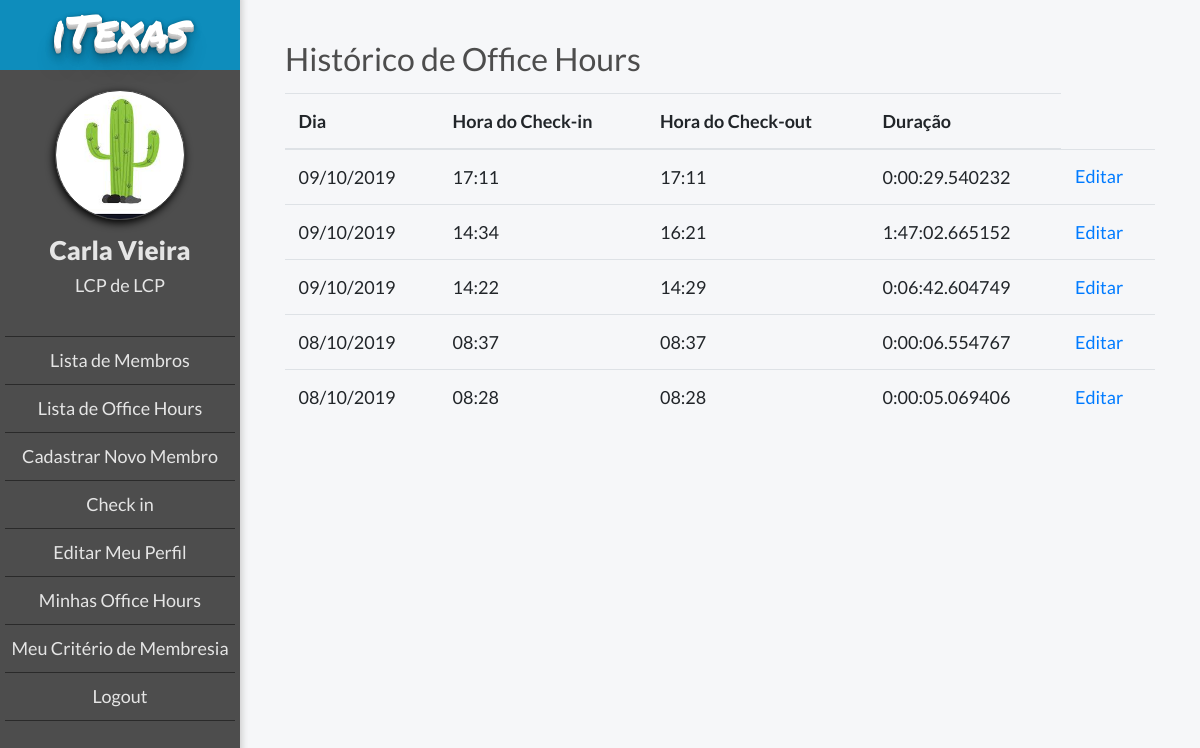
Page /office_hours/myhistory/ (signed in) on the committed database.
### members/models.py (models this page shows, shortened)
class MyUser(AbstractBaseUser):
    POST = (('1,', 'LCP'), ('2', 'LCVP'), ('3', 'TLB'), ('4', 'Membro'))
    DEPARTMENT = (
    ('1', 'LCP'), ('2', 'PM'), ('3', 'F&L'), ('4', 'B2C'), ('5', 'B2B'), ('6', 'OGE'), ('7', 'OGT'), ('8', 'OGV'),
    ('9', 'IGE'), ('10', 'IGT'),)
    email = models.EmailField(verbose_name='E-mail', max_length=255, unique=True)
    podio_code = models.CharField(max_length=10, verbose_name='ID do Podio', unique=True)
    first_name = models.CharField(max_length=20, verbose_name='Nome')
    last_name = models.CharField(max_length=20, verbose_name='Sobrenome')
    post = models.CharField(max_length=2, choices=POST, blank=True, null=True, verbose_name='Cargo')
    department = models.CharField(max_length=2, choices=DEPARTMENT, blank=True, null=True, verbose_name='Área')
    leader = models.ForeignKey("MyUser", blank=True, null=True, on_delete=models.SET_NULL, verbose_name='Líder')
    is_working = models.BooleanField(default=False)
    is_active = models.BooleanField(default=True, verbose_name='Está ativo')
    is_admin = models.BooleanField(default=False, verbose_name='É administrador')
    objects = MyUserManager()
    USERNAME_FIELD = 'podio_code'
    REQUIRED_FIELDS = ['email', 'first_name']

### office_hours/models.py (models this page shows)
class OfficeHour(models.Model):
    member = models.ForeignKey(MyUser, verbose_name='Membro', on_delete=models.CASCADE)
    date = models.DateField(verbose_name='Dia', default=date.today)
    checkin_time = models.DateTimeField(verbose_name='Hora do check-in', default=timezone.now)
    checkout_time = models.DateTimeField(verbose_name='Hora do check-out', blank=True, null=True)
    duration = models.DurationField(verbose_name='Duração', blank=True, null=True, help_text=('[DD] [HH:[MM:]] format'))

### office_hours/views.py (the view)
# urls.py: path('myhistory/', views.myhistory, name='office_hours_history'),
@login_required
def myhistory(request):
    office_hours = OfficeHour.objects.filter(member=request.user).order_by('-checkin_time')
    return render(request, 'office_hours/myhistory.html', {'office_hours': office_hours, 'request_user': request.user})

### templates/office_hours/myhistory.html
{% extends "base.html" %}
{% if user.is_authenticated %}
    {% block body_block %}
        <h2 class="title">Histórico de Office Hours</h2>
        <table class="table">
            <thead>
            <tr>
                <th class="table-column">Dia</th>
                <th class="table-column">Hora do Check-in</th>
                <th class="table-column">Hora do Check-out</th>
                <th class="table-column">Duração</th>
            </tr>
            </thead>
                <tbody>
            {% for office_hour in office_hours %}
                <tr>
                    <td>{{ office_hour.date|date:'d/m/Y' }}</td>
                    <td>{{ office_hour.checkin_time|date:'H:i' }}</td>
                    <td>{{ office_hour.checkout_time|date:'H:i' }} </td>
                    <td id="duration">{{ office_hour.duration }}</td>
                    <td><a href="{% url 'officehour_edit' office_hour.id %}">Editar</a></td>
                </tr>
            {% endfor %}
                </tbody>
                </table>
    {% endblock %}
{% else %}
    <h2>Logar</h2>
{% endif %}

### templates/base.html (shortened to what this page needs)
{% load static %}
<!DOCTYPE html>
<html lang="en">
<head>
    <link rel="stylesheet" href="https://stackpath.bootstrapcdn.com/bootstrap/4.3.1/css/bootstrap.min.css"
>
    <link rel="stylesheet" href="https://maxcdn.bootstrapcdn.com/font-awesome/4.5.0/css/font-awesome.min.css">
    <link rel="stylesheet" href="{% static 'css/style.css' %}">
</head>
<body>
{% if user.is_authenticated %}
    <div class="ogr-container">
    <div class="page-body">
    <div class="lateral-menu">
        <div class="logo-area">
            <h2 class="logo-mobile">iTexas</h2>
        </div>
        <div class="menu-area">
            <div class="profile-picture"></div>
            <div class="member-infos">
                <h2 class="member-name">{{ request_user.first_name }} {{ request_user.last_name }}</h2>
                <h3 class="member-area">{{ request_user.get_post_display }} de {{ request_user.get_department_display }}</h3>
            </div>
            <ul class="function-list">
                <li><a href="{% url 'member_list' %}" class="button">Lista de Membros</a></li>
                <li><a href="{% url 'officehour_list' %}" class="button">Lista de Office Hours</a></li>
                <li><a href="{% url 'register' %}" class="button">Cadastrar Novo Membro</a></li>
                {% if user.is_working %}
                    <li><a href="{% url 'check' %}" class="button">Check out</a></li>
                {% else %}
                    <li><a href="{% url 'check' %}" class="button">Check in</a></li>
                {% endif %}
                <li><a href="{% url 'member_edit' user.podio_code %}" class="button">Editar Meu Perfil</a></li>
                <li><a href="{% url 'office_hours_history' %}" class="button">Minhas Office Hours</a></li>
                <li><a href="{% url 'member_report' user.podio_code %}" class="button">Meu Critério de Membresia</a></li>
                {% if user.is_authenticated %}
                    <li><a href="{% url 'user_logout' %}">Logout</a></li>
                {% else %}
                    <li><a class="navbar-link" href="{% url 'user_login' %}">Login</a></li>
                {% endif %}
            </ul>
        </div>
    </div>
    <div class="body-content">
        <div class="body-container">
            {% block body_block %}
            {% endblock %}
        </div>
    </div>
{% endif %}
</div>
</body>
</html>

### static/css/style.css (style rules this page uses)
* { font-family: 'Lato', sans-serif; font-size: 18px; }
body { background-color: #f6f7f9; }
.ogr-container { display: flex; justify-content: center; align-items: center; margin: 0 auto; background-color: #f6f7f9; flex-direction: column; }
.body-content { width: 100%; }
.profile-picture { border: 1px #444444 solid; background-position: center; background-size: cover; width: 150px; height: 150px; border-radius: 75px; box-shadow: -1px 3px 8px 0px #000000; }
.member-infos .member-name { margin-top: 15px; font-size: 26px; font-weight: 800; }
.member-infos .member-area { font-size: 18px; font-weight: 500; }
.page-body { width: 100%; display: flex; margin: 0 auto; }
.page-body .lateral-menu { max-width: 300px; width: 300px; background-color: #4D4D4D; float: left; box-shadow: 1px -6px 7px 1px #cccccc; }
.menu-area { display: flex; flex-direction: column; align-items: center; padding: 20px 5px; }
.page-body .lateral-menu .logo-area { display: flex; justify-content: center; align-items: center; background-color: #4AB9F1; height: 70px; color: #FFFFFF; background: #0e8dbc; text-shadow: 0 1px 0 #CCCCCC, 0 2px 0 #c9c9c9, 0 3px 0 #bbb, 0 4px 0 #b9b9b9, 0 5px 0 #aaa, 0 6px 1px rgba(0,0,0,.1), 0 0 5px rgba(0,0,0,.1), 0 1px 3px rgba(0,0,0,.3), 0 3px 5px rgba(0,0,0,.2), 0 5px 10px rgba(0,0,0,.25), 0 10px 10px rgba(0,0,0,.2), 0 20px 20px rgba(0,0,0,.15); }
.logo-mobile { font-family: 'Permanent Marker', cursive; font-size: 46px; font-weight: 300; }
.lateral-menu .profile-picture { width: 130px; height: 130px; }
.lateral-menu .member-infos { display: flex; flex-direction: column; align-items: center; color: #e5e5e5; }
.lateral-menu ul { display: flex; align-items: center; flex-direction: column; padding-top: 4rem; color: white; font-weight: 900; list-style-type: none; padding: 30px 0; list-style-type: none; width: 100%; cursor: pointer; }
.lateral-menu li { padding: 10px 0; border-bottom: 1px #2a2a2a solid; width: 100%; text-align: center; cursor: pointer; }
.lateral-menu a { color: #e5e5e5; font-weight: normal; }
.lateral-menu li:first-child { border-top: 1px #2a2a2a solid; }
.body-container { padding: 40px 45px; }
.body-container .title { font-size: 32px; color: #4D4D4D; font-weight: 400; }
.body-container .table { margin-top: 15px; }

### rows in the picture
MyUser: first_name "Carla", last_name "Vieira", post "LCP", department "LCP"
OfficeHour: date "09/10/2019", checkin_time "17:11", checkout_time "17:11", duration "0:00:29.540232"
OfficeHour: date "09/10/2019", checkin_time "14:34", checkout_time "16:21", duration "1:47:02.665152"
OfficeHour: date "09/10/2019", checkin_time "14:22", checkout_time "14:29", duration "0:06:42.604749"
OfficeHour: date "08/10/2019", checkin_time "08:37", checkout_time "08:37", duration "0:00:06.554767"
OfficeHour: date "08/10/2019", checkin_time "08:28", checkout_time "08:28", duration "0:00:05.069406"
